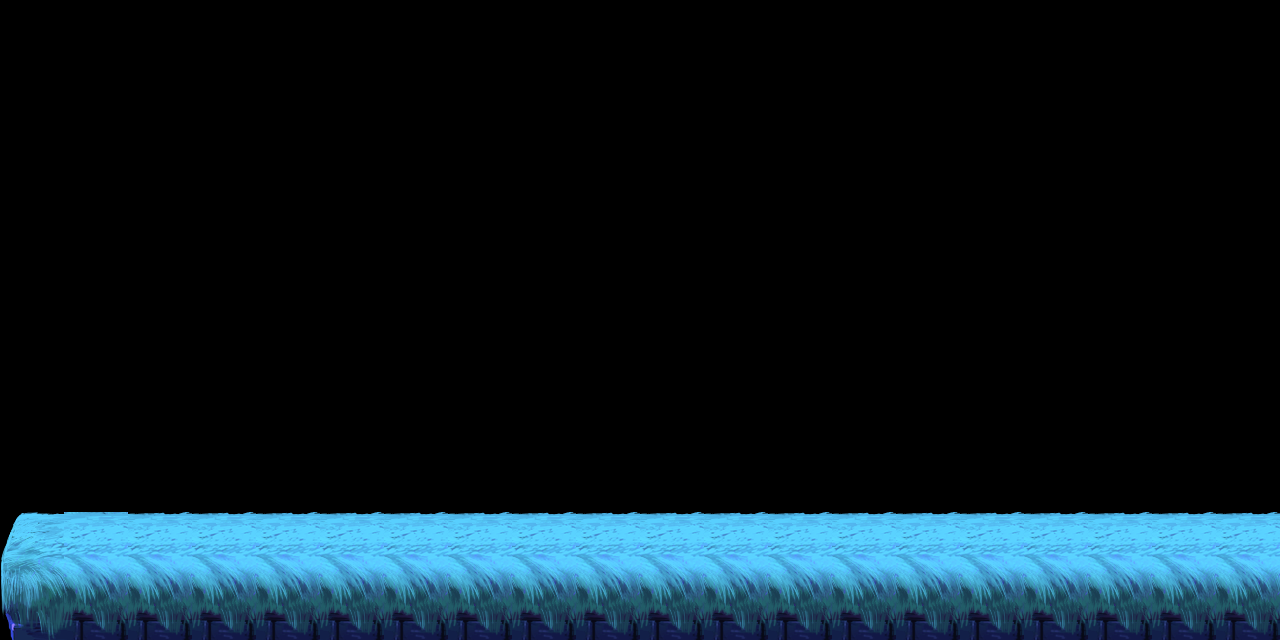

Below is a game level as drawn by its tile map, then a one-line description and the .tmx file that defines it, in full:
An orthogonal 20x10 tile map with 64x64 px tiles, 2 tile layers (bg, platform), 2 tilesets.

<map version="1.4" tiledversion="1.4.2" orientation="orthogonal" renderorder="right-down" width="20" height="10" tilewidth="64" tileheight="64" infinite="0" nextlayerid="6" nextobjectid="67">
 <tileset firstgid="1" source="../bg_bush_bg.tsx" />
 <tileset firstgid="21" source="../item.tsx" />
 <layer id="1" name="bg" width="20" height="10">
  <data encoding="csv">
0,0,0,0,0,0,0,0,0,0,0,0,0,0,0,0,0,0,0,0,0,0,0,0,0,0,0,0,0,0,0,0,0,0,0,0,0,0,0,0,0,0,0,0,0,0,0,0,0,0,0,0,0,0,0,0,0,0,0,0,0,0,0,0,0,0,0,0,0,0,0,0,0,0,0,0,0,0,0,0,0,0,0,0,0,0,0,0,0,0,0,0,0,0,0,0,0,0,0,0,0,0,0,0,0,0,0,0,0,0,0,0,0,0,0,0,0,0,0,0,0,0,0,0,0,0,0,0,0,0,0,0,0,0,0,0,0,0,0,0,0,0,0,0,0,0,0,0,0,0,0,0,0,0,0,0,0,0,0,0,1,7,0,0,0,0,0,0,0,0,0,0,0,0,0,0,0,0,0,0,6,7,7,7,7,7,7,7,7,7,7,7,7,7,7,7,7,7,7,7
</data>
 </layer>
 <layer id="2" name="platform" width="20" height="10">
  <data encoding="csv">
0,0,0,0,0,0,0,0,0,0,0,0,0,0,0,0,0,0,0,0,0,0,0,0,0,0,0,0,0,0,0,0,0,0,0,0,0,0,0,0,0,0,0,0,0,0,0,0,0,0,0,0,0,0,0,0,0,0,0,0,0,0,0,0,0,0,0,0,0,0,0,0,0,0,0,0,0,0,0,0,0,0,0,0,0,0,0,0,0,0,0,0,0,0,0,0,0,0,0,0,0,0,0,0,0,0,0,0,0,0,0,0,0,0,0,0,0,0,0,0,0,0,0,0,0,0,0,0,0,0,0,0,0,0,0,0,0,0,0,0,0,0,0,0,0,0,0,0,0,0,0,0,0,0,0,0,0,0,0,0,1,2,2,2,2,2,2,2,2,2,2,2,2,2,2,2,2,2,2,2,0,0,0,0,0,0,0,0,0,0,0,0,0,0,0,0,0,0,0,0
</data>
 </layer>
 <objectgroup id="3" name="object_obstacle" />
 <objectgroup id="4" name="object_item" />
 <objectgroup id="5" name="object_monster" />
</map>
